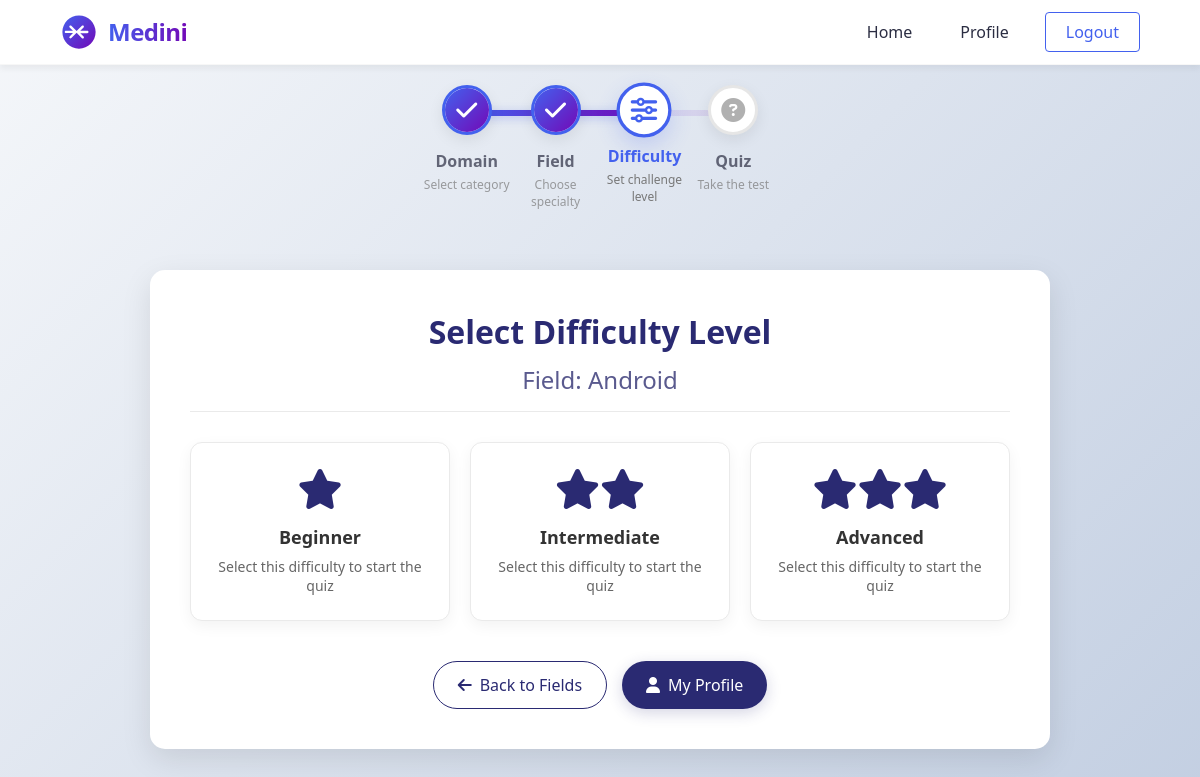
/select-difficulty.php?field_id=4 (signed in), run on the app's committed database.
### tables this page shows
CREATE TABLE IF NOT EXISTS fields (
    id INT AUTO_INCREMENT PRIMARY KEY,
    name VARCHAR(255) NOT NULL,
    domain_id INT NOT NULL
);

CREATE TABLE IF NOT EXISTS difficulty_levels (
    id INT AUTO_INCREMENT PRIMARY KEY,
    name VARCHAR(255) NOT NULL
);

### includes/functions.php (called while the page is built, shortened)
<?php
function getDifficultyLevels() {
    $conn = getDbConnection();
    $result = $conn->query("SELECT * FROM difficulty_levels");
    $levels = [];
    while ($row = $result->fetch_assoc()) {
        $levels[] = $row;
    }
    return $levels;
}
?>

### select-difficulty.php (the view, shortened to what this page needs)
<?php
require_once 'includes/functions.php';
$fieldId = (int)$_GET['field_id'];
$difficultyLevels = getDifficultyLevels();
$conn = getDbConnection();
$stmt = $conn->prepare("SELECT name FROM fields WHERE id = ?");
$stmt->bind_param("i", $fieldId);
$stmt->execute();
$result = $stmt->get_result();
$field = $result->fetch_assoc();
?>
<!DOCTYPE html>
<html lang="en">
<head>
    <link rel="stylesheet" href="https://cdnjs.cloudflare.com/ajax/libs/font-awesome/6.4.2/css/all.min.css">
    <link rel="stylesheet" href="assets/css/select-difficulty.css" />
</head>
<body>
   <?php include "includes/header.php" ?>
   <?php include "includes/progress-bar.php" ?>
    <div class="content-container">
        <div class="container">
            <h1>Select Difficulty Level</h1>
            <h2>Field: <?php echo $field['name']; ?></h2>
            <div class="difficulty-selection">
                <?php foreach ($difficultyLevels as $level): ?>
                    <a href="quiz.php?difficulty_id=<?php echo $level['id']; ?>" class="difficulty-card">
                        <h3><?php echo $level['name']; ?></h3>
                        <p>Select this difficulty to start the quiz</p>
                    </a>
                <?php endforeach; ?>
            </div>
            <div class="actions">
                <a href="select-field.php?domain_id=<?php echo $_SESSION['domain_id']; ?>" class="btn-action btn-secondary">
                    <i class="fas fa-arrow-left"></i> Back to Fields
                </a>
                <a href="profile.php" class="btn-action btn-primary">
                    <i class="fas fa-user"></i> My Profile
                </a>
            </div>
        </div>
    </div>
</body>
</html>

### assets/css/select-difficulty.css (style rules this page uses)
:root { --primary-color: #4361ee; --secondary-color: #7209b7; --accent-color: #ff9e00; --text-color: #2b2d42; --bg-color: #ffffff; --hover-color: #f8f9fa; --shadow: 0 4px 6px rgba(0, 0, 0, 0.05); --transition: 0.25s ease; }
* { margin: 0; padding: 0; box-sizing: border-box; font-family: 'Segoe UI', Tahoma, Geneva, Verdana, sans-serif; }
body { background: linear-gradient(135deg, #f5f7fa 0%, #c3cfe2 100%); min-height: 100vh; display: flex; flex-direction: column; padding-bottom: 20px; }
a { text-decoration: none; color: inherit; }
.content-container { flex: 1; display: flex; align-items: center; justify-content: center; padding: 20px; margin-top: 20px; }
.container { background: white; max-width: 900px; width: 100%; border-radius: 15px; box-shadow: 0 10px 30px rgba(0, 0, 0, 0.1); padding: 40px; text-align: center; }
h1 { color: #2a2a72; margin-bottom: 10px; font-weight: 600; }
h2 { color: #5a5a8e; margin-bottom: 30px; font-weight: 500; padding-bottom: 15px; border-bottom: 1px solid #eaeaea; }
.difficulty-selection { display: grid; grid-template-columns: repeat(auto-fill, minmax(250px, 1fr)); gap: 20px; margin: 30px 0; }
.difficulty-card { background: white; border-radius: 12px; box-shadow: 0 5px 15px rgba(0, 0, 0, 0.05); padding: 25px 20px; text-decoration: none; color: #333; transition: all 0.3s ease; display: flex; flex-direction: column; align-items: center; border: 1px solid #eaeaea; }
.difficulty-card::before { content: ''; font-family: 'Font Awesome 6 Free'; font-weight: 900; font-size: 40px; margin-bottom: 15px; color: #2a2a72; transition: all 0.3s ease; }
.difficulty-card:nth-child(1)::before { content: '\f005'; }
.difficulty-card:nth-child(2)::before { content: '\f005\f005'; }
.difficulty-card:nth-child(3)::before { content: '\f005\f005\f005'; }
.difficulty-card h3 { font-size: 18px; font-weight: 600; margin-bottom: 8px; }
.difficulty-card p { font-size: 14px; color: #666; }
.actions { display: flex; justify-content: center; gap: 15px; margin-top: 40px; flex-wrap: wrap; }
.btn-action { padding: 12px 24px; border-radius: 50px; text-decoration: none; font-weight: 500; transition: all 0.3s ease; display: inline-flex; align-items: center; }
.btn-primary { background: #2a2a72; color: white; box-shadow: 0 4px 15px rgba(42, 42, 114, 0.2); }
.btn-secondary { background: white; color: #2a2a72; border: 1px solid #2a2a72; }
.btn-action i { margin-right: 8px; }

### data on the page
fields: name "Android"
difficulty_levels: name "Beginner"
difficulty_levels: name "Intermediate"
difficulty_levels: name "Advanced"
